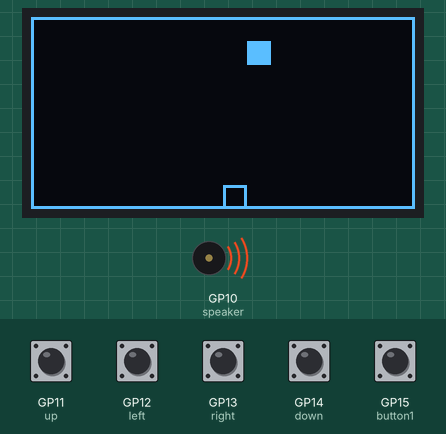
A program run on a simulated Raspberry Pi Pico running MicroPython. Parts: 128×64 one-colour display, buzzer (waves = sounding). The inputs (shaded band) are chosen by the test bench; at power-on: GP11 (up), GP12 (left), GP13 (right), GP14 (down), GP15 (button1) LOW. Random numbers come from a fixed seed; library files of the repository ran but are not shown: ssd1306.py.

Above: at 0.7 s.
1.3 s: GP15 (button1) pulled HIGH for 0.15 s
At 1.82 s:
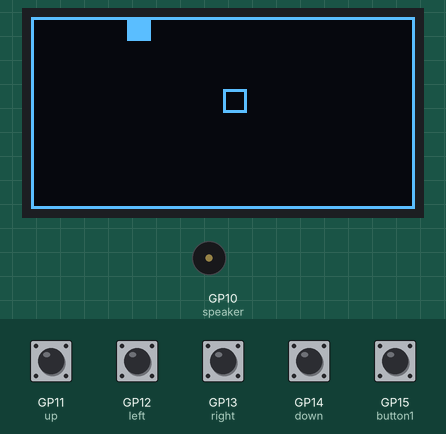
2.0 s: GP12 (left) pulled HIGH for 0.15 s
At 2.22 s:
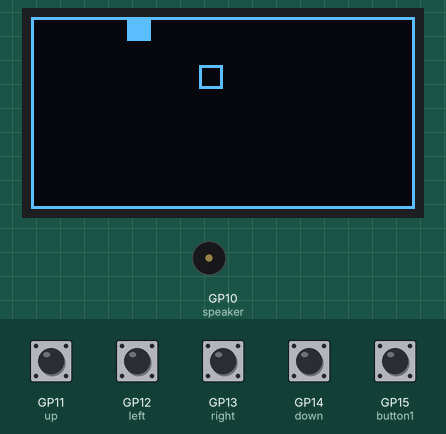
2.7 s: GP11 (up) pulled HIGH for 0.15 s
At 3.3 s:
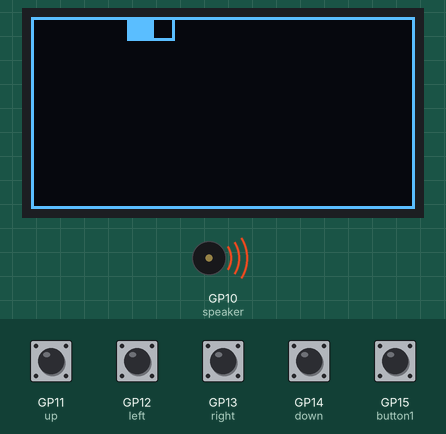
3.4 s: GP15 (button1) pulled HIGH for 1 s
At 5.3 s:
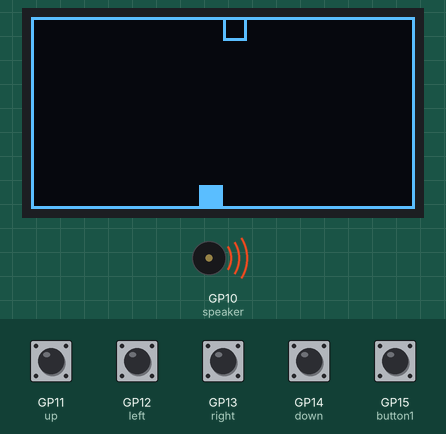
Timing chart, 0 to 6.9 s (numbered marks = the images above; inputs shaded):
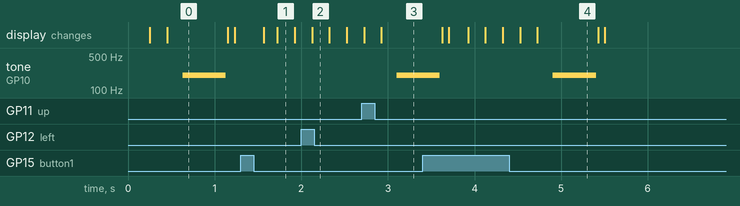

Measured:
- after the input at 1.3 s, the display: first changes after 0.26 s (image 1 shows a later state)
- after the input at 2.7 s, tone on GP10 (speaker): silent → 200 Hz after 0.40 s
- what the display in image 0 shows lasts 0.7 s, from 0.5 s to 1.2 s

The program:

Snake.py
```python
#
# *****     Snake     *****
#
# gespielt wird mit den Buttons
#
# Adaptiert von Frank Hellmann 2023
# für das Attraktor MicroPython Demo Board
#
# Original source code from
# https://github.com/YouMakeTech/PicoRetroGamingSystem
# https://github.com/Twan37/PicoSnake

# Bibliotheken laden
from machine import Pin, PWM, I2C, Timer
import ssd1306
import time
import random

# global variables
SCREEN_WIDTH = 128
SCREEN_HEIGHT = 64

SEGMENT_WIDTH = 8
SEGMENT_PIXELS = int(SCREEN_HEIGHT/SEGMENT_WIDTH)
SEGMENTS_HIGH = int(SCREEN_HEIGHT/SEGMENT_WIDTH)
SEGMENTS_WIDE = int(SCREEN_WIDTH/SEGMENT_WIDTH)
VALID_RANGE = [[int(i /SEGMENTS_HIGH), i % SEGMENTS_HIGH] for i in range(SEGMENTS_WIDE * SEGMENTS_HIGH -1)]

game_timer = Timer()
player = None
food = None

# Initialiere Pins
speaker = PWM(Pin(10))
i2c = I2C(0, sda=Pin(20), scl=Pin(21))
oled = ssd1306.SSD1306_I2C(SCREEN_WIDTH, SCREEN_HEIGHT, i2c)
oled.fill(0)

# Buttons
up = Pin(11, Pin.IN, Pin.PULL_DOWN)
down = Pin(14, Pin.IN, Pin.PULL_DOWN)
left = Pin(12, Pin.IN, Pin.PULL_DOWN)
right = Pin(13, Pin.IN, Pin.PULL_DOWN)
button1 = Pin(15, Pin.IN, Pin.PULL_DOWN)

# Game code
class Snake:
    up = 0
    down = 1
    left = 2
    right = 3

    def __init__(self, x=int(SEGMENTS_WIDE/2), y=int(SEGMENTS_HIGH/2) + 1):
        self.segments = [[x, y]]
        self.x = x
        self.y = y
        self.dir = random.randint(0,3)
        self.state = True

    def reset(self, x=int(SEGMENTS_WIDE/2), y=int(SEGMENTS_HIGH/2) + 1):
        self.segments = [[x, y]]
        self.x = x
        self.y = y
        self.dir = random.randint(0,3)
        self.state = True

    def move(self):
        new_x = self.x
        new_y = self.y

        if self.dir == Snake.up:
            new_y -= 1
        elif self.dir == Snake.down:
            new_y += 1
        elif self.dir == Snake.left:
            new_x -= 1
        elif self.dir == Snake.right:
            new_x += 1

        for i, _ in enumerate(self.segments):
            if i != len(self.segments) - 1:
                self.segments[i][0] = self.segments[i+1][0]
                self.segments[i][1] = self.segments[i+1][1]

        if self._check_crash(new_x, new_y):
            # Oh no, we killed the snake :C
            if self.state == True:
                # play an ugly sound
                speaker.freq(200)
                speaker.duty_u16(2000)
                time.sleep(0.5)
                speaker.duty_u16(0)
            self.state = False

        self.x = new_x
        self.y = new_y

        self.segments[-1][0] = self.x
        self.segments[-1][1] = self.y

    def eat(self):
        oled.fill_rect(self.x * SEGMENT_PIXELS, self.y * SEGMENT_PIXELS, SEGMENT_PIXELS, SEGMENT_PIXELS, 0)
        oled.rect(self.x * SEGMENT_PIXELS, self.y * SEGMENT_PIXELS, SEGMENT_PIXELS, SEGMENT_PIXELS, 1)
        self.segments.append([self.x, self.y])
        # Make a sound
        speaker.freq(1000)
        speaker.duty_u16(2000)
        time.sleep(0.100)
        speaker.duty_u16(0)

    def change_dir(self, dir):
        if  dir == Snake.down and self.dir == Snake.up:
            return False

        elif dir == Snake.up and self.dir == Snake.down:
            return False

        elif dir == Snake.right and self.dir == Snake.left:
            return False

        elif dir == Snake.left and self.dir == Snake.right:
            return False

        self.dir = dir

    def _check_crash(self, new_x, new_y):
        if new_y >= SEGMENTS_HIGH or new_y < 0 or new_x >= SEGMENTS_WIDE or new_x < 0 or [new_x, new_y] in self.segments:
            return True
        else:
            return False

    def draw(self):
        oled.rect(self.segments[-1][0] * SEGMENT_PIXELS, self.segments[-1][1] * SEGMENT_PIXELS, SEGMENT_PIXELS, SEGMENT_PIXELS, 1)

def update_game(timer):
    global food
    global player

    # Remove the previous tail of the snake (more effecient than clearing the entire screen and redrawing everything)
    oled.fill_rect(player.segments[0][0] * SEGMENT_PIXELS, player.segments[0][1] * SEGMENT_PIXELS, SEGMENT_PIXELS, SEGMENT_PIXELS, 0)

    # Move the snake
    player.move()

    if player.state == True:
        # Our snake is still alive and moving
        if food[0] == player.x and food[1] == player.y:
            # Our snake reached the food
            player.eat()
            food = random.choice([coord for coord in VALID_RANGE if coord not in player.segments])
            oled.fill_rect(food[0] * SEGMENT_PIXELS , food[1] * SEGMENT_PIXELS, SEGMENT_PIXELS, SEGMENT_PIXELS, 1)

        player.draw()

    # Show the new frame
    oled.rect(0,0,SCREEN_WIDTH,SCREEN_HEIGHT,1)
    oled.show()

def pico_snake_main():
    global player
    global food

    player = Snake()
    food = random.choice([coord for coord in VALID_RANGE if coord not in player.segments])
    oled.fill_rect(food[0] * SEGMENT_PIXELS , food[1] * SEGMENT_PIXELS, SEGMENT_PIXELS, SEGMENT_PIXELS, 1)

    # Playing around with this cool timer.
    game_timer.init(freq=5, mode=Timer.PERIODIC, callback=update_game)

    while True:
        if player.state == True:
            # If the snake is alive
            if up.value() == 1:
                    player.change_dir(Snake.up)

            elif right.value() == 1:
                    player.change_dir(Snake.right)

            elif left.value() == 1:
                    player.change_dir(Snake.left)

            elif down.value() == 1:
                    player.change_dir(Snake.down)

        else:
            # The snake is dead

            # disable the timer
            game_timer.deinit()

            # display Game Over
            oled.fill(0)
            oled.text("Game Over!" , int(SCREEN_WIDTH/2) - int(len("Game Over!")/2 * 8), int(SCREEN_HEIGHT/2) - 8)
            oled.text("Snake length:" + str(len(player.segments)) , int(SCREEN_WIDTH/2) - int(len("Snake length:" + str(len(player.segments))) /2 * 8), int(SCREEN_HEIGHT/2) + 16)
            oled.show()

            # wait for a button
            while button1.value()==0:
                time.sleep(0.01)

            # exit the loop and restart the game
            oled.fill(0)
            break

while True:
    pico_snake_main()
```
